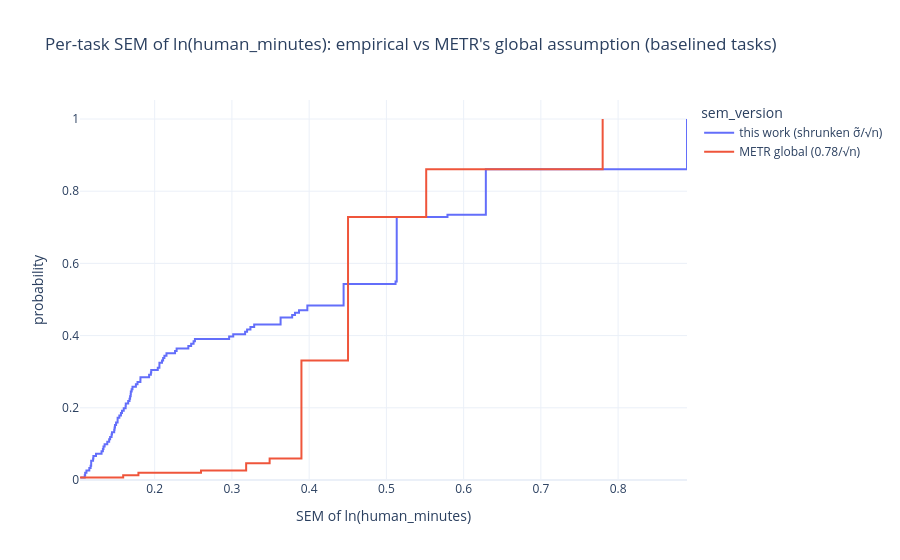

Notebook code for this chart:
### Code cell
sem_comparison = pd.concat([
    sigma_by_task.loc[is_baselined].assign(
        sem_version="this work (shrunken σ̃/√n)", sem=sigma_by_task["sem_log"]),
    sigma_by_task.loc[is_baselined].assign(
        sem_version="METR global (0.78/√n)", sem=sigma_by_task["metr_sem_log"]),
])
fig = px.ecdf(
    sem_comparison, x="sem", color="sem_version",
    title="Per-task SEM of ln(human_minutes): empirical vs METR's global assumption "
          "(baselined tasks)",
    labels={"sem": "SEM of ln(human_minutes)"},
)
fig.write_image(FIGURES / "b_sem_vs_metr.png", width=900, height=500, scale=2)
show(fig)

sem_ratio_to_metr = (
    sigma_by_task.loc[is_baselined, "sem_log"]
    / sigma_by_task.loc[is_baselined, "metr_sem_log"]
)
print("median per-task SEM ratio (this work / METR), by source:")
print(sem_ratio_to_metr.groupby(sigma_by_task["task_source"]).median().round(2))

### Figure 1 — Plotly figure (JSON) as saved in the notebook; plotly's stock layout.template omitted (floating-point values rounded to 4 significant figures; data arrays with more than 128 entries replaced by an {"elided": "..."} marker saying what was removed)
{"data": [{"hovertemplate": "sem_version=this work (shrunken σ̃/√n)<br>SEM of ln(human_minutes)=%{x}<br>probability=%{y}<extra></extra>", "legendgroup": "this work (shrunken σ̃/√n)", "line": {"dash": "solid", "shape": "hv"}, "marker": {"color": "#636efa", "symbol": "circle"}, "mode": "lines", "name": "this work (shrunken σ̃/√n)", "orientation": "v", "showlegend": true, "type": "scatter", "x": {"elided": "151 float values"}, "xaxis": "x", "y": {"elided": "151 float values"}, "yaxis": "y"}, {"hovertemplate": "sem_version=METR global (0.78/√n)<br>SEM of ln(human_minutes)=%{x}<br>probability=%{y}<extra></extra>", "legendgroup": "METR global (0.78/√n)", "line": {"dash": "solid", "shape": "hv"}, "marker": {"color": "#EF553B", "symbol": "circle"}, "mode": "lines", "name": "METR global (0.78/√n)", "orientation": "v", "showlegend": true, "type": "scatter", "x": {"elided": "151 float values"}, "xaxis": "x", "y": {"elided": "151 float values"}, "yaxis": "y"}], "layout": {"legend": {"title": {"text": "sem_version"}, "tracegroupgap": 0}, "title": {"text": "Per-task SEM of ln(human_minutes): empirical vs METR's global assumption (baselined tasks)"}, "xaxis": {"anchor": "y", "domain": [0.0, 1.0], "title": {"text": "SEM of ln(human_minutes)"}}, "yaxis": {"anchor": "x", "domain": [0.0, 1.0], "rangemode": "tozero", "title": {"text": "probability"}}}}
